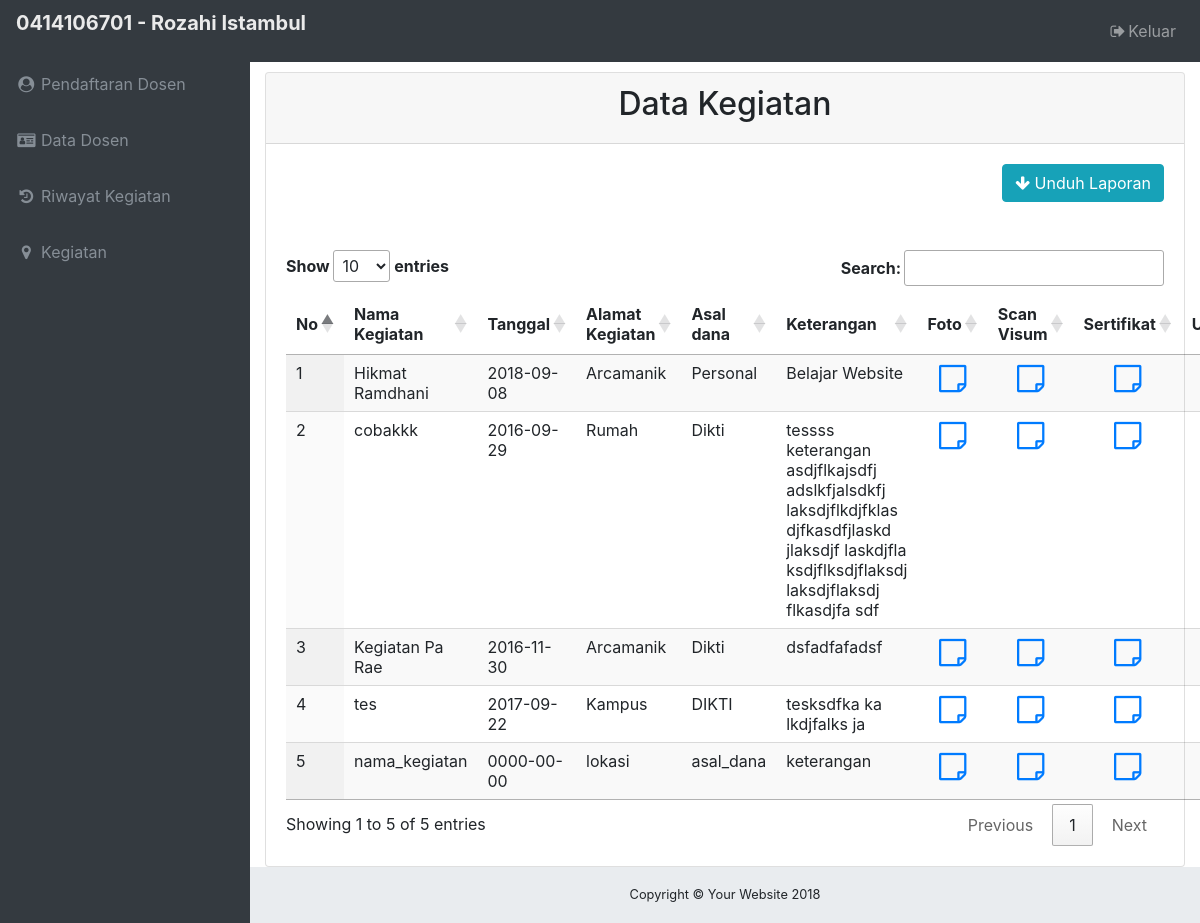
/monitoring_kegiatan.php (signed in), run on the app's committed database.
### tables this page shows
CREATE TABLE `dosen` (
  `nidn` varchar(20) NOT NULL,
  `nama_dosen` varchar(50) NOT NULL,
  `institusi` varchar(50) NOT NULL,
  `fakultas` varchar(50) NOT NULL,
  `jurusan` varchar(50) NOT NULL,
  `jenis_kelamin` varchar(11) NOT NULL,
  `tanggal_lahir` date NOT NULL,
  `password` varchar(50) NOT NULL
);

CREATE TABLE `kegiatan` (
  `id_kegiatan` int(4) NOT NULL,
  `nidn` varchar(20) NOT NULL,
  `nama_kegiatan` varchar(50) NOT NULL,
  `tanggal` date NOT NULL,
  `lokasi` varchar(100) NOT NULL,
  `asal_dana` varchar(50) NOT NULL,
  `keterangan` text NOT NULL,
  `foto` varchar(50) DEFAULT NULL,
  `pdf_visum` varchar(50) DEFAULT NULL,
  `pdf_sertifikat` varchar(50) DEFAULT NULL
);

### monitoring_kegiatan.php (the view, shortened to what this page needs)
<?php
if(isset($_SESSION['admin'])) {
?>
<html>
<head>
  <?php include "komponen/komponen-head.php";
  include "koneksi.php";?>
</head>
<body class="fixed-nav sticky-footer bg-dark" id="page-top">
  <?php include "komponen/menu.php"; ?>
  <div class="content-wrapper">
    <div class="container-fluid">
    <div class="card">
      <div class="card-header">
        <h2 class="text-center">Data Kegiatan</h2>
      </div>
      <div class="card-body">
      <a href="laporan.php" target="_blank">
        <button class="btn btn-info btn-md float-right mb-5">
          <i class="fa fa-arrow-down"></i>
          Unduh Laporan
        </button>
      </a>
      <table id='tablePasien' class='display'>
        <thead>
          <tr>
            <th>No</th>
            <th>Nama Kegiatan</th>
            <th>Tanggal</th>
            <th>Alamat Kegiatan</th>
            <th>Asal dana</th>
            <th>Keterangan</th>
            <th>Foto</th>
            <th>Scan Visum</th>
            <th>Sertifikat</th>
            <th>Ubah</th>
          </tr>
        </thead>
        <tbody>
    <?php
    $sql = "select * from kegiatan where nidn = ".$_SESSION['admin']."";
    if($_SESSION['admin'] == '0414106701'){
      $sql = "select * from kegiatan";
    }
    $query = mysqli_query($con, $sql);
    $nomer = 1;
    if ($query) {
      while ($data = mysqli_fetch_array($query)) {
        echo"
              <tr>
                  <td>". $nomer ."</td>
                  <td>". $data['nama_kegiatan'] ."</td>
                  <td>". $data['tanggal'] ."</td>
                  <td>". $data['lokasi'] ."</td>
                  <td>". $data['asal_dana'] ."</td>
                  <td>". $data['keterangan'] ."</td>
                  <td class='text-center'>
                    <a href=pdf-foto.php?file=".$data['id_kegiatan']." target='_blank'>
                      <i class='fa fa-sticky-note-o fa-2x'></i>
                    </a>
                  </td>
                  <td class='text-center'>
                    <a href=pdf-visum.php?file=".$data['id_kegiatan']." target='_blank'>
                      <i class='fa fa-sticky-note-o fa-2x'></i>
                    </a>
                  </td>
                  <td class='text-center'>
                    <a href=pdf-sertifikat.php?file=".$data['id_kegiatan']." target='_blank'>
                      <i class='fa fa-sticky-note-o fa-2x'></i>
                    </a>
                  </td>
                  <td class='text-center'>
                    ";
                    echo"
                  </td>
              </tr>
        ";
        $nomer++;
      }
    }
    else{
      echo "eror nich datanya ga muncul";
    }
    ?>
        </tbody>
      </table>
    </div>
    </div>
    </div>
    <?php include "komponen/footer.php" ?>
  </div>
  </body>
</html>
<?php
}
else{
    header("location:masuk.php");
}
?>

### komponen/menu.php (shortened to what this page needs)
<?php
include "koneksi.php";
?>
<nav class="navbar navbar-expand-lg navbar-dark bg-dark fixed-top" id="mainNav">
    <?php
    $query = mysqli_query($con, "select nidn, nama_dosen from dosen where nidn = '".$_SESSION['admin']."'");
    $nidn = mysqli_fetch_array($query);
    echo"<p class='judul'>". $nidn['nidn']." - ". $nidn['nama_dosen']."</p>";
    ?>
    <div class="collapse navbar-collapse" id="navbarResponsive">
      <ul class="navbar-nav navbar-sidenav" id="exampleAccordion">
        <?php
          if($nidn['nidn'] == '0414106701'){
            echo "
            <li class='nav-item' data-toggle='tooltip' data-placement='right' title='Pendaftaran Dosen'>
              <a class='nav-link' href='dosen.php'>
                <i class='fa fa-fw fa-user-circle'></i>
                <span class='nav-link-text'>Pendaftaran Dosen</span>
              </a>
            </li>
            <li class='nav-item' data-toggle='tooltip' data-placement='right' title='Data Dosen'>
              <a class='nav-link' href='daftar_dosen.php'>
                <i class='fa fa-fw fa-id-card'></i>
                <span class='nav-link-text'>Data Dosen</span>
              </a>
            </li>
            ";
          }
        ?>
        <li class='nav-item' data-toggle='tooltip' data-placement='right' title='Riwayat Kegiatan'>
          <a class='nav-link' href='monitoring_kegiatan.php'>
            <i class='fa fa-fw fa-history'></i>
            <span class='nav-link-text'>Riwayat Kegiatan</span>
          </a>
        </li>
        <li class="nav-item" data-toggle="tooltip" data-placement="right" title="Kegiatan">
          <a class="nav-link" href="kegiatan.php">
            <i class="fa fa-fw fa-map-marker"></i>
            <span class="nav-link-text">Kegiatan</span>
          </a>
        </li>
      </ul>
      <ul class="navbar-nav ml-auto">
        <li class="nav-item">
          <a class="nav-link" data-toggle="modal" data-target="#modalLogout">
            <i class="fa fa-fw fa-sign-out"></i>Keluar</a>
        </li>
      </ul>
    </div>
  </nav>

### css/sb-admin.css (style rules this page uses)
html { position: relative; min-height: 100%; }
body { overflow-x: hidden; }
body.sticky-footer { margin-bottom: 56px; }
body.sticky-footer .content-wrapper { min-height: calc(100vh - 56px - 56px); }
body.fixed-nav { padding-top: 56px; }
.content-wrapper { min-height: calc(100vh - 56px); padding-top: 1rem; }
#mainNav .navbar-collapse { overflow: auto; max-height: 75vh; }
#mainNav .navbar-collapse .navbar-nav .nav-item .nav-link { cursor: pointer; }
@media (min-width: 992px) { #mainNav .navbar-collapse { overflow: visible; max-height: none; } }
@media (min-width: 992px) { #mainNav .navbar-collapse .navbar-sidenav { position: absolute; top: 0; left: 0; -webkit-flex-direction: column; -ms-flex-direction: column; flex-direction: column; margin-top: 56px; } }
@media (min-width: 992px) { #mainNav .navbar-collapse .navbar-sidenav > .nav-item { width: 250px; padding: 0; } }
@media (min-width: 992px) { #mainNav .navbar-collapse .navbar-sidenav > .nav-item > .nav-link { padding: 1em; } }
@media (min-width: 992px) { #mainNav.fixed-top .navbar-sidenav { height: calc(100vh - 112px); } }
.content-wrapper { overflow-x: hidden; background: white; }
@media (min-width: 992px) { .content-wrapper { margin-left: 250px; } }
#mainNav.navbar-dark .navbar-collapse .navbar-sidenav > .nav-item > .nav-link { color: #868e96; }
@media (min-width: 992px) { #mainNav.navbar-dark .navbar-collapse .navbar-sidenav { background: #343a40; } }

### css/kostum.css (style rules this page uses)
body { background-color: #eaeaea !important; }
#tablePasien tr td { vertical-align: top; }
.judul { font-weight: bold; font-size: 20px; color: #eaeaea; }

### data on the page
dosen: nidn "0414106701", nama_dosen "Rozahi Istambul"
kegiatan: nama_kegiatan "Hikmat Ramdhani", tanggal "2018-09-08", lokasi "Arcamanik", asal_dana "Personal", keterangan "Belajar Website"
kegiatan: nama_kegiatan "cobakkk", tanggal "2016-09-29", lokasi "Rumah", asal_dana "Dikti", keterangan "tessss keterangan asdjflkajsdfj adslkfjalsdkfj laksdjflkdjfklas djfkasdfjlaskd jlaksdjf laskdjfla ksdjflksdjflaksdj laksdjflaksdj flkasdjfa sdf"
kegiatan: nama_kegiatan "Kegiatan Pa Rae", tanggal "2016-11-30", lokasi "Arcamanik", asal_dana "Dikti", keterangan "dsfadfafadsf"
kegiatan: nama_kegiatan "tes", tanggal "2017-09-22", lokasi "Kampus", asal_dana "DIKTI", keterangan "tesksdfka ka lkdjfalks ja"
kegiatan: nama_kegiatan "nama_kegiatan", tanggal "0000-00-00", lokasi "lokasi", asal_dana "asal_dana", keterangan "keterangan"
